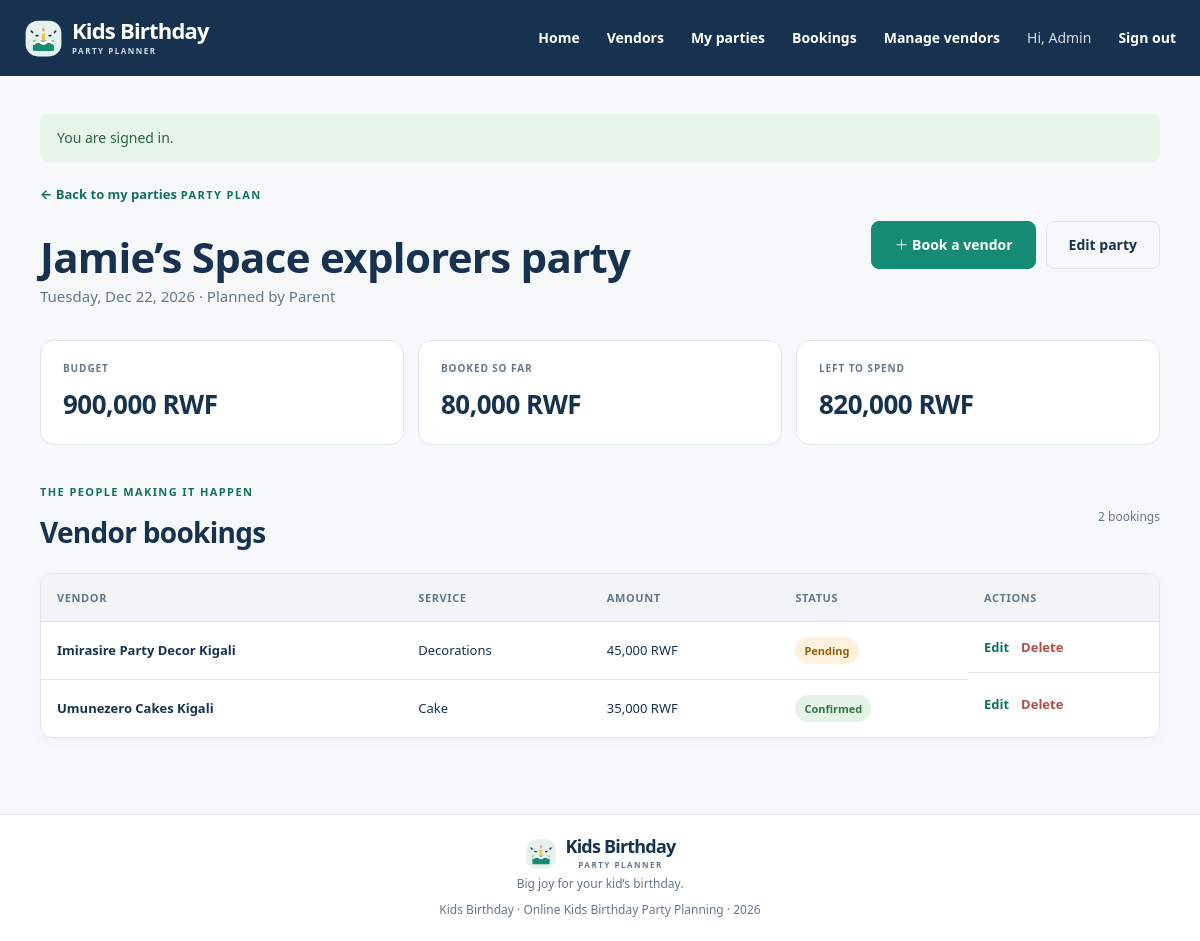
The page /index.php?r=parties/view&id=1 (signed in) on the database its author committed.
### tables this page shows
CREATE TABLE IF NOT EXISTS users (
    user_id INT UNSIGNED NOT NULL AUTO_INCREMENT,
    username VARCHAR(80) NOT NULL,
    email VARCHAR(190) NOT NULL,
    password_hash VARCHAR(255) NOT NULL,
    role ENUM('parent', 'admin') NOT NULL DEFAULT 'parent',
    created_at TIMESTAMP NOT NULL DEFAULT CURRENT_TIMESTAMP,
    PRIMARY KEY (user_id),
    UNIQUE KEY uq_users_email (email)
);

CREATE TABLE IF NOT EXISTS parties (
    party_id INT UNSIGNED NOT NULL AUTO_INCREMENT,
    parent_id INT UNSIGNED NOT NULL,
    child_name VARCHAR(80) NOT NULL,
    party_date DATE NOT NULL,
    theme VARCHAR(100) NOT NULL,
    budget DECIMAL(7,0) UNSIGNED NOT NULL,
    PRIMARY KEY (party_id),
    KEY idx_parties_parent_date (parent_id, party_date),
    CONSTRAINT fk_parties_parent FOREIGN KEY (parent_id)
        REFERENCES users (user_id) ON UPDATE CASCADE ON DELETE CASCADE
);

CREATE TABLE IF NOT EXISTS bookings (
    booking_id INT UNSIGNED NOT NULL AUTO_INCREMENT,
    party_id INT UNSIGNED NOT NULL,
    vendor_id INT UNSIGNED NOT NULL,
    amount DECIMAL(7,0) UNSIGNED NOT NULL,
    status ENUM('pending', 'confirmed', 'cancelled') NOT NULL DEFAULT 'pending',
    created_at TIMESTAMP NOT NULL DEFAULT CURRENT_TIMESTAMP,
    PRIMARY KEY (booking_id),
    UNIQUE KEY uq_booking_party_vendor (party_id, vendor_id),
    KEY idx_bookings_vendor (vendor_id),
    CONSTRAINT fk_bookings_party FOREIGN KEY (party_id)
        REFERENCES parties (party_id) ON UPDATE CASCADE ON DELETE CASCADE,
    CONSTRAINT fk_bookings_vendor FOREIGN KEY (vendor_id)
        REFERENCES vendors (vendor_id) ON UPDATE CASCADE ON DELETE CASCADE
);

CREATE TABLE IF NOT EXISTS vendors (
    vendor_id INT UNSIGNED NOT NULL AUTO_INCREMENT,
    name VARCHAR(120) NOT NULL,
    service_type ENUM('Cake', 'Decorations', 'Entertainment', 'Photography') NOT NULL,
    price DECIMAL(7,0) UNSIGNED NOT NULL,
    contact_email VARCHAR(190) NOT NULL,
    PRIMARY KEY (vendor_id),
    KEY idx_vendors_service_type (service_type),
    KEY idx_vendors_name (name)
);

### app/Core/helpers.php (called while the page is built, shortened)
<?php
function db(): PDO
{
    return Database::connection();
}
function e($value): string
{
    return htmlspecialchars((string) $value, ENT_QUOTES | ENT_SUBSTITUTE, 'UTF-8');
}
function current_user(): ?array
{
    return $_SESSION['user'] ?? null;
}
function render(string $view, array $data = []): void
{
    extract($data, EXTR_SKIP);
    $viewFile = __DIR__ . '/../Views/' . $view . '.php';
    require __DIR__ . '/../Views/layout/header.php';
    require $viewFile;
    require __DIR__ . '/../Views/layout/footer.php';
}
function take_flashes(): array
{
    $messages = $_SESSION['flash'] ?? [];
    return $messages;
}
function money_rwf($amount): string
{
    return number_format((float) $amount, 0, '.', ',') . ' RWF';
}
function request_id(): int
{
    return filter_input(INPUT_GET, 'id', FILTER_VALIDATE_INT) ?: 0;
}

### app/Controllers/PartyController.php (called while the page is built, shortened)
<?php
final class PartyController
{
    public static function show(): void
    {
        $user = require_login();
        $party = Party::find(request_id());
        if (!$party || !Party::belongsTo((int) $party['party_id'], $user)) {
            throw new HttpException(404, 'Party not found.');
        }
        $bookings = Booking::forParty((int) $party['party_id']);
        $booked = array_sum(array_map(static fn(array $booking): float => (float) $booking['amount'], $bookings));
        render('parties/show', [
            'title' => $party['child_name'] . '’s party',
            'party' => $party,
            'bookings' => $bookings,
            'booked' => $booked,
            'remaining' => (float) $party['budget'] - $booked,
        ]);
    }
}

### config/database.php (called while the page is built)
<?php
return [
    'host' => getenv('DB_HOST') ?: '127.0.0.1',
    'port' => getenv('DB_PORT') ?: '3306',
    'database' => getenv('DB_NAME') ?: 'kids_party_planner',
    'username' => getenv('DB_USER') ?: 'root',
    'password' => getenv('DB_PASS') !== false ? getenv('DB_PASS') : '',
    'charset' => 'utf8mb4',
];

### app/Core/Database.php (called while the page is built, shortened)
<?php
final class Database
{
    private static ?PDO $connection = null;
    public static function connection(): PDO
    {
        if (self::$connection === null) {
            $config = require dirname(__DIR__, 2) . '/config/database.php';
            $dsn = sprintf(
                'mysql:host=%s;port=%s;dbname=%s;charset=%s',
                $config['host'],
                $config['port'],
                $config['database'],
                $config['charset']
            );
            self::$connection = new PDO($dsn, $config['username'], $config['password'], [
                PDO::ATTR_ERRMODE => PDO::ERRMODE_EXCEPTION,
                PDO::ATTR_DEFAULT_FETCH_MODE => PDO::FETCH_ASSOC,
                PDO::ATTR_EMULATE_PREPARES => false,
            ]);
        }
        return self::$connection;
    }
}

### app/Models/User.php (called while the page is built, shortened)
<?php
final class User
{
    public static function find(int $id): ?array
    {
        $statement = db()->prepare('SELECT user_id, username, email, role, created_at FROM users WHERE user_id = ?');
        $statement->execute([$id]);
        $user = $statement->fetch();
        return $user ?: null;
    }
}

### app/bootstrap.php (called while the page is built, shortened)
<?php
require_once __DIR__ . '/Core/Database.php';
require_once __DIR__ . '/Core/helpers.php';
require_once __DIR__ . '/Models/User.php';
require_once __DIR__ . '/Models/Party.php';
require_once __DIR__ . '/Models/Booking.php';
require_once __DIR__ . '/Controllers/PartyController.php';
if (!empty($_SESSION['user'])) {
    $sessionUser = User::find((int) $_SESSION['user']['user_id']);
}

### app/Models/Party.php (called while the page is built, shortened)
<?php
final class Party
{
    public static function find(int $id): ?array
    {
        $statement = db()->prepare(
            'SELECT p.*, u.username AS parent_name FROM parties p JOIN users u ON u.user_id = p.parent_id WHERE p.party_id = ?'
        );
        $statement->execute([$id]);
        $party = $statement->fetch();
        return $party ?: null;
    }
    public static function belongsTo(int $id, array $user): bool
    {
        $party = self::find($id);
        return $party && ($user['role'] === 'admin' || (int) $party['parent_id'] === (int) $user['user_id']);
    }
}

### app/Models/Booking.php (called while the page is built, shortened)
<?php
final class Booking
{
    public static function forParty(int $partyId): array
    {
        $statement = db()->prepare(
            'SELECT b.*, v.name AS vendor_name, v.service_type
             FROM bookings b JOIN vendors v ON v.vendor_id = b.vendor_id
             WHERE b.party_id = ? ORDER BY b.booking_id DESC'
        );
        $statement->execute([$partyId]);
        return $statement->fetchAll();
    }
}

### app/Views/parties/show.php (the view, shortened to what this page needs)
<?php $isAdmin = current_user()['role'] === 'admin'; ?>
<section class="page-heading">
    <div>
        <a class="back-link" href="index.php?r=parties">← Back to my parties</a>
        <span class="eyebrow">PARTY PLAN</span>
        <h1><?= e($party['child_name']) ?>’s <?= e($party['theme']) ?> party</h1>
        <p><?= e(date('l, M j, Y', strtotime($party['party_date']))) ?><?php if ($isAdmin): ?> · Planned by <?= e($party['parent_name'] ?? 'a parent') ?><?php endif; ?></p>
    </div>
    <div class="page-actions">
        <a class="button" href="index.php?r=bookings/create&party_id=<?= (int) $party['party_id'] ?>">＋ Book a vendor</a>
        <a class="button button-outline" href="index.php?r=parties/edit&id=<?= (int) $party['party_id'] ?>">Edit party</a>
    </div>
</section>
<section class="summary-grid" aria-label="Party budget summary">
    <article class="summary-card">
        <span class="summary-label">Budget</span>
        <strong class="summary-value"><?= e(money_rwf($party['budget'])) ?></strong>
    </article>
    <article class="summary-card">
        <span class="summary-label">Booked so far</span>
        <strong class="summary-value"><?= e(money_rwf($booked)) ?></strong>
    </article>
    <article class="summary-card<?= $remaining < 0 ? ' is-negative' : '' ?>">
        <span class="summary-label"><?= $remaining < 0 ? 'Over budget by' : 'Left to spend' ?></span>
        <strong class="summary-value"><?= e(money_rwf(abs($remaining))) ?></strong>
    </article>
</section>
<section class="section-block">
    <div class="section-heading section-heading-tight">
        <div><span class="eyebrow">THE PEOPLE MAKING IT HAPPEN</span><h2>Vendor bookings</h2></div>
        <span class="record-count"><?= count($bookings) ?> <?= count($bookings) === 1 ? 'booking' : 'bookings' ?></span>
    </div>
    <?php if (!$bookings): ?>
        <div class="empty-panel">
            <span>🎈</span>
            <h2>No vendors booked yet</h2>
            <p>Browse the directory and send your first booking request for this party.</p>
            <a class="button" href="index.php?r=bookings/create&party_id=<?= (int) $party['party_id'] ?>">Book a vendor</a>
        </div>
    <?php else: ?>
        <div class="table-wrap"><table>
            <thead><tr><th>Vendor</th><th>Service</th><th>Amount</th><th>Status</th><th>Actions</th></tr></thead>
            <tbody>
            <?php foreach ($bookings as $booking): ?>
                <tr>
                    <td><strong><?= e($booking['vendor_name']) ?></strong></td>
                    <td><?= e($booking['service_type']) ?></td>
                    <td><?= e(money_rwf($booking['amount'])) ?></td>
                    <td><span class="status status-<?= e($booking['status']) ?>"><?= e(ucfirst($booking['status'])) ?></span></td>
                    <td class="actions">
                        <a class="text-link" href="index.php?r=bookings/edit&id=<?= (int) $booking['booking_id'] ?>">Edit</a>
                        <form method="post" action="index.php?r=bookings/delete" data-confirm="Remove this booking?">
                            <button class="link-button danger-link" type="submit">Delete</button>
                        </form>
                    </td>
                </tr>
            <?php endforeach; ?>
            </tbody>
        </table></div>
    <?php endif; ?>
</section>

### app/Views/layout/header.php (shortened to what this page needs)
<?php $flashes = take_flashes(); ?>
<!doctype html>
<html lang="en">
<head>
    <link rel="stylesheet" href="assets/css/style.css?v=2">
</head>
<body>
<header class="site-header">
    <div class="nav-wrap">
        <a class="brand" href="index.php?r=home" aria-label="Kids Birthday home">
            <img class="brand-mark" src="assets/images/birthday-mark.svg" alt="">
            <span class="brand-copy"><span class="brand-name">Kids Birthday</span><span class="brand-caption">PARTY PLANNER</span></span>
        </a>
        <nav class="main-nav" id="main-navigation" aria-label="Main navigation">
            <a href="index.php?r=home">Home</a>
            <a href="index.php?r=vendors">Vendors</a>
            <?php if (current_user()): ?>
                <a href="index.php?r=parties">My parties</a>
                <a href="index.php?r=bookings">Bookings</a>
                <?php if (current_user()['role'] === 'admin'): ?>
                    <a href="index.php?r=vendors/manage">Manage vendors</a>
                <?php endif; ?>
                <a class="nav-user" href="index.php?r=profile" title="Your profile">Hi, <?= e(current_user()['role'] === 'admin' ? 'Admin' : current_user()['username']) ?></a>
                <form class="nav-logout" method="post" action="index.php?r=logout">
                    <button class="link-button" type="submit">Sign out</button>
                </form>
            <?php else: ?>
                <a href="index.php?r=login">Sign in</a>
                <a class="button button-small" href="index.php?r=register">Get started</a>
            <?php endif; ?>
        </nav>
    </div>
</header>
<main class="main-content" id="main-content">
    <?php foreach ($flashes as $flash): ?>
        <div class="flash flash-<?= e($flash['type']) ?>" role="status"><?= e($flash['message']) ?></div>
    <?php endforeach; ?>

### rows shown on the page
users: role "Admin"
parties: child_name "Jamie", theme "Space explorers", party_date "Tuesday, Dec 22, 2026", parent.username "Parent", budget "900,000 RWF"
bookings: vendor.name "Imirasire Party Decor Kigali", vendor.service_type "Decorations", amount "45,000 RWF", status "Pending"
bookings: vendor.name "Umunezero Cakes Kigali", vendor.service_type "Cake", amount "35,000 RWF", status "Confirmed"

### other values the page prints
$flash['message'] "You are signed in."
money_rwf($booked) "80,000 RWF"
money_rwf(abs($remaining)) "820,000 RWF"
count($bookings) "2"
